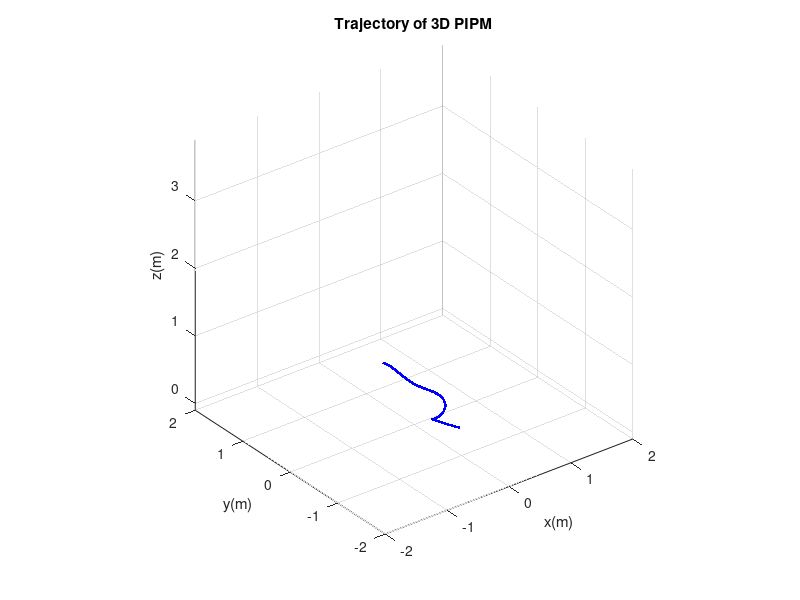
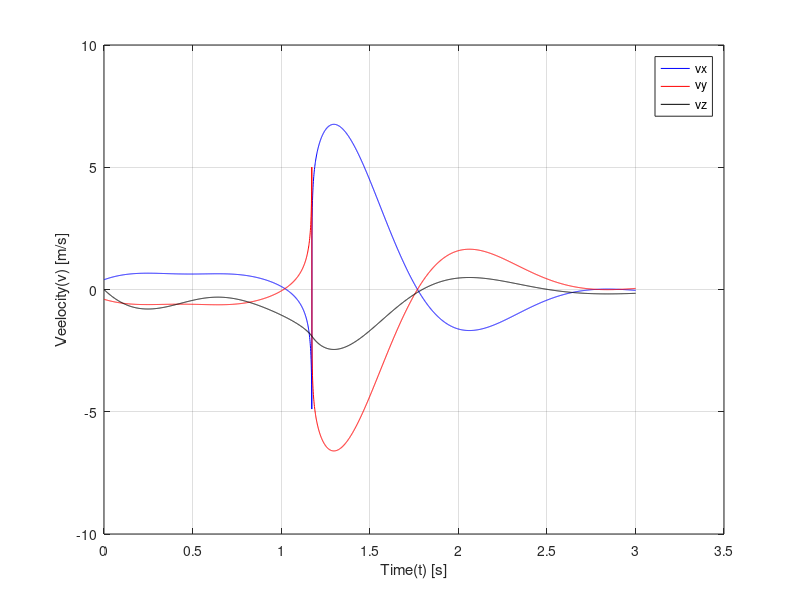

MATLAB code for these plots, in order: (Note: this script raises an error after producing the figures.)
%%
clear;
clc;
close all;
%% Environment and Setup Variablees
g = 9.81;
m = 5;
% Simulation
dt = 0.001; % Accuracy
tTotal = 3; % Total Simulation Time
result = [];
% PD Pendulum Height Controller
kp = 100;
kd = 20;
% Initial Conditions
pStance = zeros(3, 1);
X = [-0.3; 0.25; 0.8; 0.4; -0.4; 0];
t = 0;
rDesire = 1; % 1.5m original length spring
%% Dynamics
while (t <= tTotal)
    % Discretee Update Policy ============
%     if (t > 1.5 && t < 1.502)
%        pStance = [0.4; -0.4; 0]; 
%     end
    % ====================================
    Xdyn = X(1:3)- pStance;
    % Prismatic Joint Control
    r = norm(Xdyn);
    drdt = ((Xdyn(1) * X(4) + Xdyn(2) * X(5) + Xdyn(3) * X(6))) / r;
    F = kp * (rDesire - r) - kd * drdt;
    disp(F);
    % Continuous Dynamics
    Fp = F * (Xdyn / norm(Xdyn));
    zdotdot = (Fp(3) - m * g) / m;
    xdotdot = (Xdyn(1)/Xdyn(3)) * zdotdot;
    ydotdot = (Xdyn(2)/Xdyn(3)) * zdotdot;
    dXdt = zeros(6, 1);
    dXdt(1:3) = X(4:6);
    dXdt(4:6) = [xdotdot; ydotdot; zdotdot];
    X = X + dXdt * dt;
    t = t + dt;
    % Result Store
    result = [result, [t; pStance; X]];    
end

%% Plot Analysis
% Trajeectory
figure(1);
plot3(result(5, :), result(6, :), result(7, :), 'b.');
grid on
axis equal
xlim([-2, 2]);
ylim([-2, 2]);
zlim([-0.1, 3.9]);
xlabel('x(m)');
ylabel('y(m)');
zlabel('z(m)');
title('Trajectory of 3D PIPM')

% Velocity
figure(3);
plot(result(1, :), result(8, :), 'b');
hold on
plot(result(1, :), result(9, :), 'r');
plot(result(1, :), result(10, :), 'k');
grid on
xlabel('Time(t) [s]')
ylabel('Veelocity(v) [m/s]')
legend('vx', 'vy', 'vz');
% Phasee

% Simulation
figure(4);
[~, n] = size(result);
for i = 1 : 10 : n
    display(result(1, i));
    plotPIPM(result(2:4, i), result(5:7, i));
    grid on
    xlim([-2, 2]);
    ylim([-2, 2]);
    zlim([-0.1, 1.9]);
    xlabel('x(m)');
    ylabel('y(m)');
    zlabel('z(m)');
    title('Simulation of 3D PIPM with PD Control of Prismatic Actuation')
    figure(4);
end
